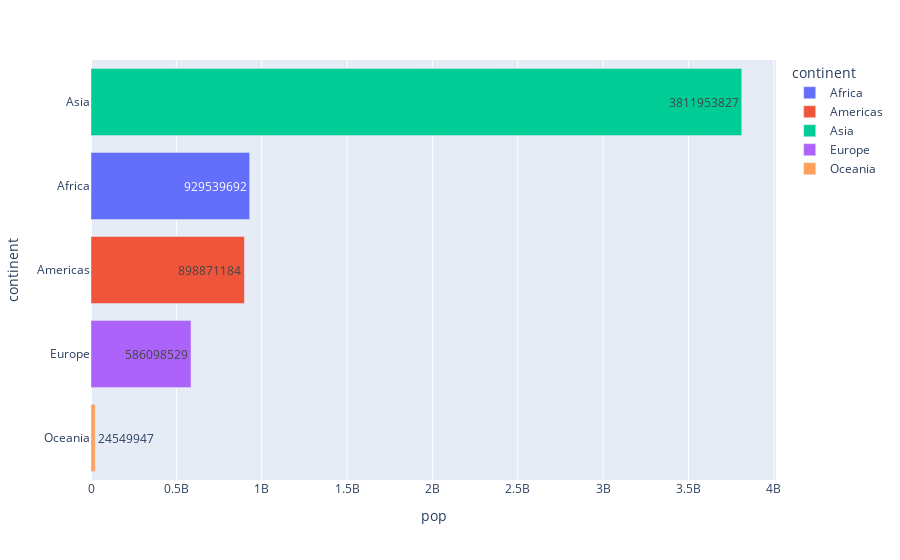

Notebook cell for this chart:
### Code cell
df_2007 = df.query('year==2007')
df_continent=df_2007.groupby('continent').sum()
print(df_continent)
fig = px.bar(df_continent,x='pop', y=df_continent.index, orientation='h',text='pop',color=df_continent.index)
#fig = px.bar(df_2007, x="pop", y="continent", orientation='h',text='pop',color='continent')
fig.update_yaxes(categoryorder="total ascending")
fig.show()

### Figure 1 — Plotly figure (JSON) as saved in the notebook; plotly's stock layout.template omitted (floating-point values rounded to 4 significant figures)
{"data": [{"alignmentgroup": "True", "hovertemplate": "continent=%{y}<br>pop=%{text}<extra></extra>", "legendgroup": "Africa", "marker": {"color": "#636efa", "pattern": {"shape": ""}}, "name": "Africa", "offsetgroup": "Africa", "orientation": "h", "showlegend": true, "text": [929539692], "textposition": "auto", "type": "bar", "x": [929539692], "xaxis": "x", "y": ["Africa"], "yaxis": "y"}, {"alignmentgroup": "True", "hovertemplate": "continent=%{y}<br>pop=%{text}<extra></extra>", "legendgroup": "Americas", "marker": {"color": "#EF553B", "pattern": {"shape": ""}}, "name": "Americas", "offsetgroup": "Americas", "orientation": "h", "showlegend": true, "text": [898871184], "textposition": "auto", "type": "bar", "x": [898871184], "xaxis": "x", "y": ["Americas"], "yaxis": "y"}, {"alignmentgroup": "True", "hovertemplate": "continent=%{y}<br>pop=%{text}<extra></extra>", "legendgroup": "Asia", "marker": {"color": "#00cc96", "pattern": {"shape": ""}}, "name": "Asia", "offsetgroup": "Asia", "orientation": "h", "showlegend": true, "text": [3811953827], "textposition": "auto", "type": "bar", "x": [3811953827], "xaxis": "x", "y": ["Asia"], "yaxis": "y"}, {"alignmentgroup": "True", "hovertemplate": "continent=%{y}<br>pop=%{text}<extra></extra>", "legendgroup": "Europe", "marker": {"color": "#ab63fa", "pattern": {"shape": ""}}, "name": "Europe", "offsetgroup": "Europe", "orientation": "h", "showlegend": true, "text": [586098529], "textposition": "auto", "type": "bar", "x": [586098529], "xaxis": "x", "y": ["Europe"], "yaxis": "y"}, {"alignmentgroup": "True", "hovertemplate": "continent=%{y}<br>pop=%{text}<extra></extra>", "legendgroup": "Oceania", "marker": {"color": "#FFA15A", "pattern": {"shape": ""}}, "name": "Oceania", "offsetgroup": "Oceania", "orientation": "h", "showlegend": true, "text": [24549947], "textposition": "auto", "type": "bar", "x": [24549947], "xaxis": "x", "y": ["Oceania"], "yaxis": "y"}], "layout": {"barmode": "relative", "legend": {"title": {"text": "continent"}, "tracegroupgap": 0}, "margin": {"t": 60}, "xaxis": {"anchor": "y", "domain": [0, 1], "title": {"text": "pop"}}, "yaxis": {"anchor": "x", "categoryarray": ["Oceania", "Europe", "Asia", "Americas", "Africa"], "categoryorder": "total ascending", "domain": [0, 1], "title": {"text": "continent"}}}}
